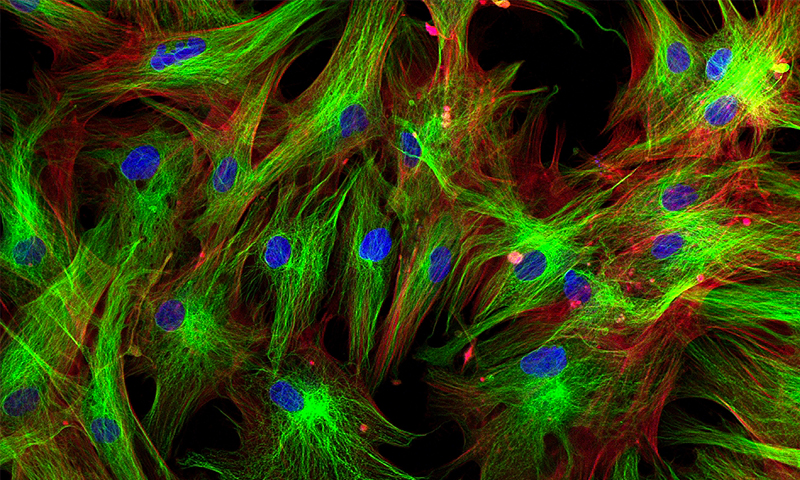
#> input picture assignment-3/input/cells-rgb.jpg, 800 x 480 px
$ jupyter execute Notebook.ipynb
#> lines starting #> are read from the running program, lines starting #| are printed output that depends on the picture
[cell 1]
import numpy as np
import matplotlib.pyplot as plt
import seaborn as sns
from PIL import Image


### entropy calculation
def calculateEntropy(X):
    uniq = set(X)
    P = [np.mean(X == x) for x in uniq]
    return sum(-p * np.log2(p) for p in P)


### main calculation step of mutual information
def mutualInfoCalc(img, num_bins):
    top, bottoms = cropImage(img)
    mis = []
    for i in range(len(bottoms)):
        hist = np.histogram2d(np.asarray(top).flatten(), np.asarray(bottoms[i]).flatten(), bins=num_bins)
        hist_img = Image.fromarray(hist[0], 'RGB')
        top_hist = np.histogram(np.asarray(top).flatten(), bins=num_bins)
        bot_hist = np.histogram(np.asarray(bottoms[i]).flatten(), bins=num_bins)
        mis.append(calculateEntropy(top_hist[0]) + calculateEntropy(bot_hist[0]) - calculateEntropy(np.asarray(hist_img).flatten()))
    return mis

### return R,G,B channels of the input image
def splitImage(img):
    split_img = Image.Image.split(img)
    return split_img[0], split_img[1], split_img[2]


### crop red and green channel images according to the assignment's description
def cropImage(img):
    red, green, blue = splitImage(img)
    width, height = img.size
    top = red.crop((20, 0, width-20, height))
    return top, [green.crop((40-x, 0, width-x, height)) for x in range(40, -1, -1)]


### initialize various bin sizes
def binSizeChangeAlt(img):
    top, bottoms = cropImage(img)
    mis = {}
    binses = set([int(256/x) for x in range(1,256)])
    for binss in binses:
        hist = np.histogram2d(np.asarray(top).flatten(), np.asarray(bottoms[20]).flatten(), bins=binss)
        hist_img = Image.fromarray(hist[0], 'RGB')
        top_hist = np.histogram(np.asarray(top).flatten(), bins=binss)
        bot_hist = np.histogram(np.asarray(bottoms[20]).flatten(), bins=binss)
        mi = calculateEntropy(top_hist[0]) + calculateEntropy(bot_hist[0]) - calculateEntropy(np.asarray(hist_img).flatten())
        mis[binss] = mi
    return mis

[cell 2]
### calculate mutual information and save plot results
def mutuallInformation(img, img_name):
    fig = plt.figure()
    plt.ylabel('Mutual Information')
    plt.xlabel('Image Translations')
    sns.lineplot(x=[x for x in range(41)], y=mutualInfoCalc(img, 256))
#     translations_outputImgPath = "../output/" + img_name + "_translations"
#     plt.savefig(translations_outputImgPath)

    fig = plt.figure()
    plt.ylabel('Mutual Information')
    plt.xlabel('Number of Bins')
    mis = binSizeChangeAlt(img)
    x, y = zip(*(sorted(mis.items())))
    sns.lineplot(x=x, y=y)
#     binSize_outputImgPath = "../output/" + img_name + "_binSize"
#     plt.savefig(binSize_outputImgPath)

[cell 3]
cells_rgb_path = "../input/cells-rgb.jpg"
cells_rgb = Image.open(cells_rgb_path)
#> cells_rgb is the input picture: PIL image 800x480 RGB; mean R, G, B 52.1, 62.9, 11
mutuallInformation(cells_rgb, "cells-rgb")
#> in cropImage, `top = red.crop((20, 0, width-20, height))`:
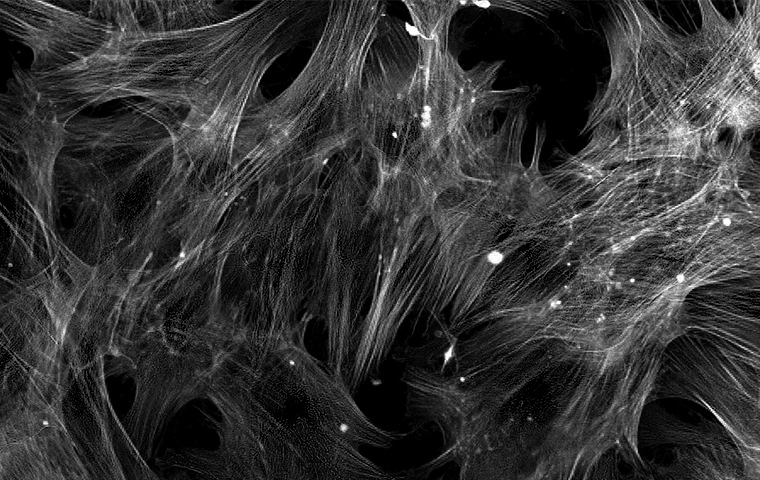
#> top: PIL image 760x480 L; min 0, max 255, mean 52.2
#> in mutualInfoCalc, `top, bottoms = cropImage(img)`: bottoms = 41 items
#> the loop in mutualInfoCalc, `for i in range(len(bottoms)):` made 41 passes
#> after the loop in mutualInfoCalc, `for i in range(len(bottoms)):`: mis = 41 values, max 14.07 at index 20, min 13.91 at index 5, mean 13.98
#> in binSizeChangeAlt, `top, bottoms = cropImage(img)`: bottoms = 41 items
#> the loop in binSizeChangeAlt, `for binss in binses:` made 31 passes
#> mi on passes 1, 2, 10, 12, 13, 14, 15, 16, 17, 18, 19, 20: 14.07, 11.8, 3.56, 4.04, 4.21, 4.51, 4.75, 4.94, 5.08, 5.25, 5.5, 5.58
#> mi on passes 5, 6, 7, 8, 9, 11: 1.37, 1.97, 2.46, 2.99, 3.04, 3.72
#> pass 1, in binSizeChangeAlt, `hist_img = Image.fromarray(hist[0], 'RGB')`:
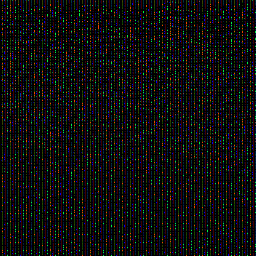
#> hist_img: PIL image 256x256 RGB; mean R, G, B 14.3, 14.3, 14.3
#> after the loop in binSizeChangeAlt, `for binss in binses:`: mis = 31 items
#> in mutuallInformation, `x, y = zip(*(sorted(mis.items())))`: x = 31 values from 1 to 256; y = 31 values from 0 to 14.07
#> figure, not shown here; curve peaks at x = 20, y = 14.07
#> figure, not shown here; curve peaks at x = 256, y = 14.07

[cell 4]
puffin_path = "../input/puffin.jpg"
puffin = Image.open(puffin_path)
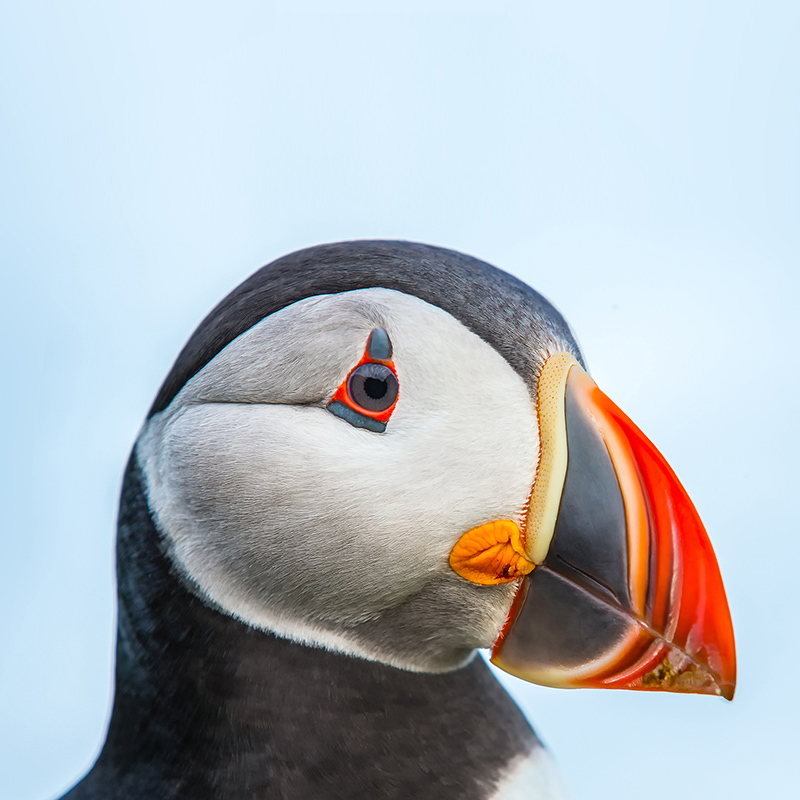
#> input picture assignment-3/input/puffin.jpg, 800 x 800 px
#> puffin is the input picture: PIL image 800x800 RGB; mean R, G, B 178.3, 184.6, 190.5
mutuallInformation(puffin, "puffin")
#> the loop in mutualInfoCalc (call 2), `for i in range(len(bottoms)):` made 41 passes
#> pass 1, in mutualInfoCalc (call 2), `hist_img = Image.fromarray(hist[0], 'RGB')`:
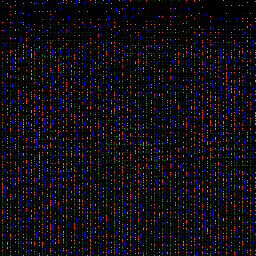
#> hist_img: PIL image 256x256 RGB; mean R, G, B 11, 11, 11.1
#> figure, not shown here; curve peaks at x = 20, y = 15.15
#> figure, not shown here; curve peaks at x = 256, y = 15.15

[cell 5]
f1_color_path = "../input/f1_color.jpg"
f1_color = Image.open(f1_color_path)
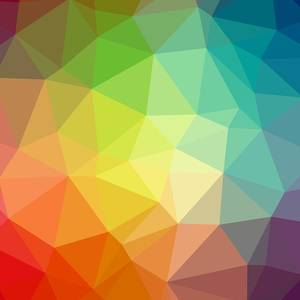
#> input picture assignment-3/input/f1_color.jpg, 300 x 300 px
#> f1_color is the input picture: PIL image 300x300 RGB; mean R, G, B 161.3, 152.9, 93
mutuallInformation(f1_color, "f1_color")
#> in cropImage (call 5), `red, green, blue = splitImage(img)`:
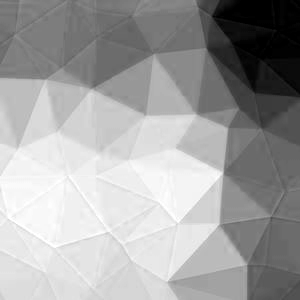
#> red: PIL image 300x300 L; min 0, max 255, mean 161.3
#> in cropImage (call 5), `red, green, blue = splitImage(img)`:
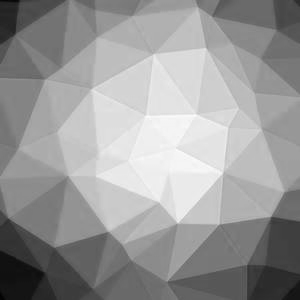
#> green: PIL image 300x300 L; min 1, max 253, mean 152.9
#> in cropImage (call 5), `red, green, blue = splitImage(img)`:
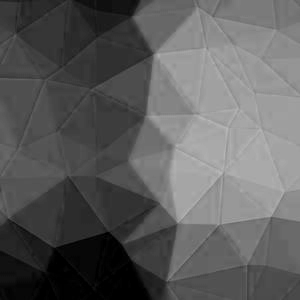
#> blue: PIL image 300x300 L; min 0, max 186, mean 93
#> in cropImage (call 5), `top = red.crop((20, 0, width-20, height))`:
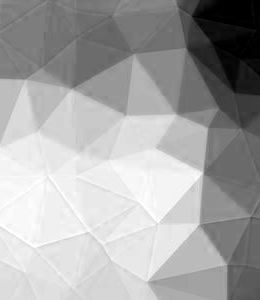
#> top: PIL image 260x300 L; min 0, max 255, mean 165.8
#> figure, not shown here; curve peaks at x = 1, y = 14.87
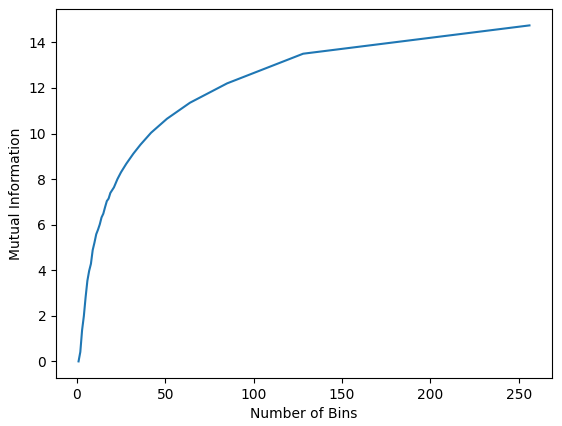
#> figure drawn by matplotlib, 1 panel; curve peaks at x = 256, y = 14.74
